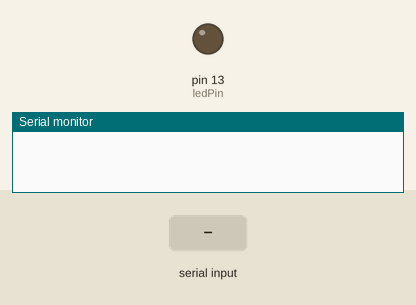
This sketch was run on a simulated Arduino Mega 2560, built with avr-gcc and run on an emulated ATmega2560. Shown: output pins drawn as LEDs (lit = HIGH), the last lines printed to the serial monitor. The test bench sets the inputs (shaded band).

Above: at 1.2 s.
1.3 s: "H" received over the second serial link
At 2.5 s:
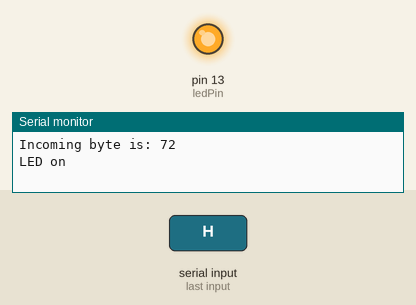
2.8 s: "L" received over the second serial link
At 3.8 s:
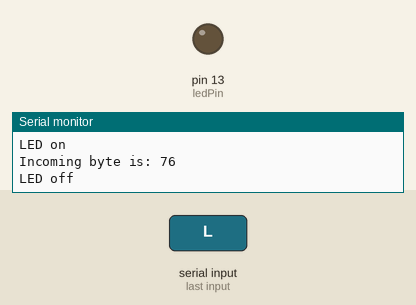
Timing chart, 0 to 5.8 s (numbered marks = the images above; inputs shaded):
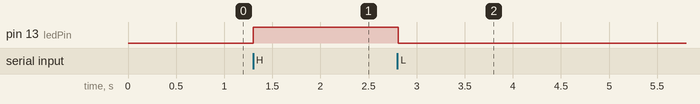

Measured:
- after the input at 1.3 s, pin 13 (ledPin): LOW → HIGH at once
- after the input at 2.8 s, pin 13 (ledPin): HIGH → LOW at once

The sketch:

RiCor-Tron_IDdisc_Serial_v0.1.0_BlueFruit.ino
```cpp
/********************************************************************************************************************************
Rik van der Mark, www.RiCor.net 2017

Sketch for enabeling serial communication between two Arduino's.
In this case this concerns a -Adafruit Feather M0 Basic Proto- and a -Adafruit Feather M0 BlueFruit-.

Required connections:
- Tx pin of the Basic Proto is connected to the Rx pin of the BlueFruit board;
- Rx pin of the Basic Proto is connected to the Tx pin of the BlueFruit board;
- Both boards share a commond ground (GND).

This version uses the PhysicalPixel sketch which can be found in the Arduino IDE by going to:
Examples -> Communication -> PhysicalPixel.
I did this to get a feel for serial communication in a sketch format I feel comfortable with.

Since I'm using M0 boards it turns out there are two available serial interfaces:
- "Serial" = connected to the USB port
- "Serial1"(Serial-ONE) = the serial Tx and Rx pins on the board

********************************************************************************************************************************/


/****************************************************/
const int ledPin = 13; // the pin that the LED is attached to
int incomingByte;      // a variable to read incoming serial data into

/****************************************************/


////////////////////////////////////////////////////////////////////////////
/* Setup code, runs once */
void setup()
{
  // initialize serial communication:
  Serial.begin(9600);  /* The USB-serial on the M0 */
  Serial1.begin(9600); /* Serial-pins on the M0 board used to connect to the other board */
  // initialize the LED pin as an output:
  pinMode(ledPin, OUTPUT);
}

////////////////////////////////////////////////////////////////////////////
/* Main code, runs repeatedly */
void loop()
{
  // see if there's incoming serial data:
  if (Serial1.available() > 0)
  {
    // read the oldest byte in the serial buffer:
    incomingByte = Serial1.read();
    // if it's a capital H (ASCII 72), turn on the LED:
    Serial.println("Incoming byte is: " + String(incomingByte)); /* Print the incomingByte for debugging purposes
                                                                    This led me to discover I had to use Serial-ONE- (Serial1)
                                                                    for the Arduino-Arduino serial link after referencing the
                                                                    Adafruit guides on the M0 (Bluefruit) */
    if (incomingByte == 'H')
    {
      digitalWrite(ledPin, HIGH);
      Serial.println("LED on"); /* Output to the USB-serial link to the connected computer */
    }
    // if it's an L (ASCII 76) turn off the LED:
    if (incomingByte == 'L')
    {
      digitalWrite(ledPin, LOW);
      Serial.println("LED off"); /* Output to the USB-serial link to the connected computer */
    }
  }
  delay(10);
}
```
